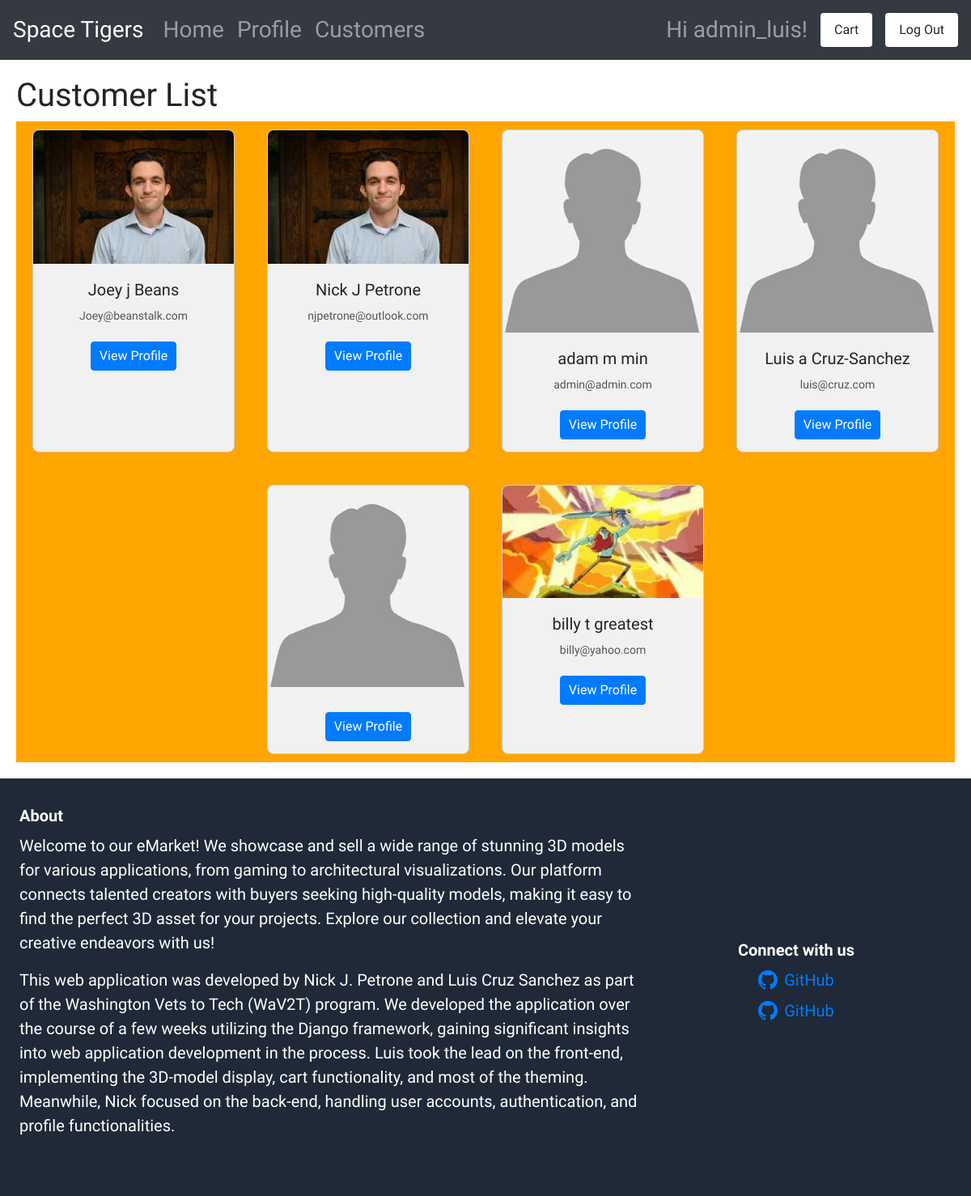
The app's page /accounts/customers/ (signed in) with its own data.
### accounts/models.py (models this page shows, shortened)
class Profile(models.Model):
    user = models.OneToOneField(User, on_delete=models.CASCADE)
    avatar = models.ImageField(default='avatar.jpg', upload_to='media/', blank=True, null=True)
    first_name = models.CharField(max_length=100)
    last_name = models.CharField(max_length=100)
    mi = models.CharField(max_length=1)
    email = models.EmailField()
    phone = models.CharField(max_length=15)

### accounts/views.py (the view)
# urls.py: path('customers/', CustomerListView.as_view(), name='customers'),
class CustomerListView(LoginRequiredMixin, View):
    def get(self, request):
        profiles = Profile.objects.all()  # Query the Profile model
        context = {
            'profiles': profiles
        }
        return render(request, 'accounts/customers.html', context)

### templates/accounts/customers.html (shortened to what this page needs)
{% extends 'base.html' %}
{% block content %}
<h1>Customer List</h1>
<div class="flex-container">
  {% for profile in profiles %}
    <div class="card">
      <img class="card-img-top" src="{{ profile.avatar.url }}" alt="Card image cap">
      <div class="card-body">
        <h5 class="card-title">{{ profile.first_name }} {{ profile.mi }} {{ profile.last_name }}</h5>
        <p class="card-text">{{ profile.email }}</p>
        <a href="{% url 'profile2' profile.user.id %}" class="btn btn-primary">View Profile</a>
      </div>
    </div>
  {% endfor %}
</div>
{% endblock %}

### templates/base.html (shortened to what this page needs)
<!DOCTYPE html>
<html>
<head>
    <link href="https://cdn.jsdelivr.net/npm/tailwindcss@2.2.19/dist/tailwind.min.css" rel="stylesheet">
    <link href="https://stackpath.bootstrapcdn.com/bootstrap/4.5.2/css/bootstrap.min.css" rel="stylesheet">
</head>
<body>
    <nav class="navbar navbar-expand-lg navbar-dark bg-dark">
        <a class="navbar-brand" href="#">Space Tigers</a>
        <div class="collapse navbar-collapse" id="navbarNav">
            <div class="navbar-nav">
                <a class="nav-item nav-link" href="{% url 'index' %}">Home</a>
                {% if user.is_authenticated %}
                <a class="nav-item nav-link" href="{% url 'profile' %}">Profile</a>
                {% endif %}
                {% if user.is_authenticated and user.is_staff %}
                <a class="nav-item nav-link" href="{% url 'customers' %}">Customers</a>
                {% endif %}
            </div>
            <div class="navbar-nav ml-lg-auto d-flex flex-column flex-lg-row align-items-start align-items-lg-center">
                {% if user.is_authenticated %}
                <span class="navbar-text mb-2 mb-lg-0 mr-lg-3">Hi {{ user.username }}!</span>
                <a href="{% url 'cart:cart_detail' %}" class="btn px-3 py-2 font-semibold bg-white text-black rounded-xl hover:bg-gray-200 mb-2 mb-lg-0 mr-lg-3">
                    Cart
                </a>
                <form class="form-inline" action="{% url 'logout' %}" method="post">
                    <button class="btn px-3 py-2 font-semibold bg-white text-black rounded-xl hover:bg-gray-200" type="submit">Log Out</button>
                </form>
                {% endif %}
            </div>
        </div>
    </nav>
    <div class="content">
        {% block content %}{% endblock %}
    </div>
    <footer class="bg-gray-800 text-white py-8 px-4">
        <div class="flex flex-col md:flex-row md:justify-between">
            <div class="w-full md:w-2/3 mb-6">
                <h4 class="text-xl font-semibold mb-2">About</h4>
                <p>Welcome to our eMarket! We showcase and sell a wide range of stunning 3D models for various applications, from gaming to architectural visualizations. Our platform connects talented creators with buyers seeking high-quality models, making it easy to find the perfect 3D asset for your projects. Explore our collection and elevate your creative endeavors with us!</p>
                <p>This web application was developed by Nick J. Petrone and Luis Cruz Sanchez as part of the Washington Vets to Tech (WaV2T) program. We developed the application over the course of a few weeks utilizing the Django framework, gaining significant insights into web application development in the process.
                    Luis took the lead on the front-end, implementing the 3D-model display, cart functionality, and most of the theming. Meanwhile, Nick focused on the back-end, handling user accounts, authentication, and profile functionalities.</p>
            </div>
            <div class="w-full md:w-1/3 flex flex-col md:items-center md:justify-center">
                <h4 class="text-xl font-semibold mb-2">Connect with us</h4>
                <ul class="space-y-2">
                    <li>
                        <a href="https://github.com/NJSP" target="_blank" class="flex items-center space-x-2 hover:text-gray-300">
                            <span>GitHub</span>
                        </a>
                    </li>
                    <li>
                        <a href="https://github.com/Crupercio" target="_blank" class="flex items-center space-x-2 hover:text-gray-300">
                            <span>GitHub</span>
                        </a>
                    </li>
                </ul>
            </div>
        </div>
    </footer>
</body>
</html>

### templates/base.html (style rules this page uses)
body { font-family: 'Amatic SC', sans-serif; font-size: 20px; }
.navbar-nav, .navbar-brand { font-size: 28px; }
.content { font-size: 20px; line-height: 1.6; }
nav { background-color: #333; overflow: hidden; }
.content { padding: 20px; }

### templates/accounts/customers.html (style rules this page uses)
.flex-container { display: flex; flex-wrap: wrap; gap: 20px; justify-content: center; background-color: orange; }
.card { background-color: #f1f1f1; width: 250px; margin: 10px; text-align: center; line-height: 1.5; font-size: 16px; border: 1px solid #ccc; border-radius: 8px; overflow: hidden; }
.card img { width: 100%; height: auto; }
.card-body { padding: 10px; }
.card-title { font-size: 20px; margin: 10px 0; }
.card-text { font-size: 14px; color: #555; }
.card a { display: inline-block; margin: 5px; padding: 5px 10px; background-color: #007bff; color: white; text-decoration: none; border-radius: 4px; }

### records on screen
Profile: avatar (picture), first_name "Joey", mi "j", last_name "Beans", email "Joey@beanstalk.com"
Profile: avatar (picture), first_name "Nick", mi "J", last_name "Petrone", email "njpetrone@outlook.com"
Profile: avatar (placeholder picture), first_name "adam", mi "m", last_name "min", email "admin@admin.com"
Profile: avatar (placeholder picture), first_name "Luis", mi "a", last_name "Cruz-Sanchez", email "luis@cruz.com"
Profile: avatar (placeholder picture)
Profile: avatar (picture), first_name "billy", mi "t", last_name "greatest", email "billy@yahoo.com"

### other values on screen
{{ user.username }} "admin_luis"
